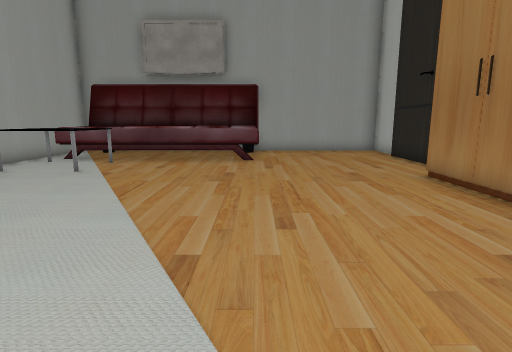
view 1 (above)

15 first-person views from a walk through a scene from a Unity 3-D project. The camera is 1.4 m above the floor, tilts 10° down and sees 80° across. The floor is counted in squares, 1 m on a side. Each view is taken from the middle of a square. On the plan, view 1 faces up. The plan holds only what a view shows up to about 14 squares ahead; the rest is blank. The place goes on beyond the plan. The player is left out. Some surface patterns are stand-ins.

view 2
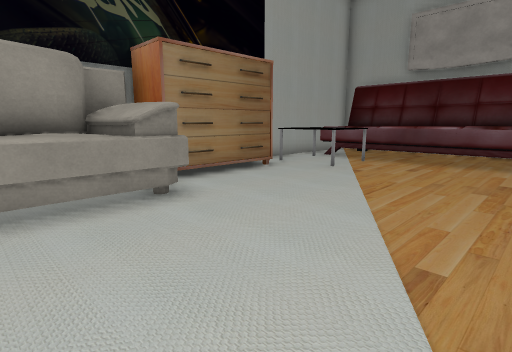

view 3
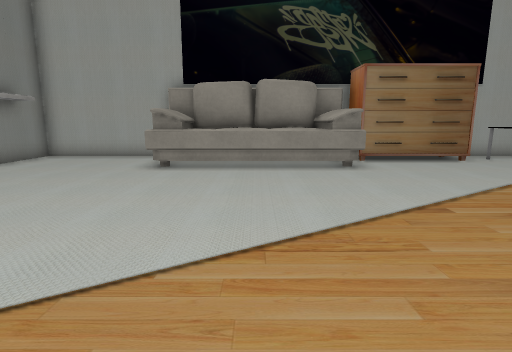

view 4
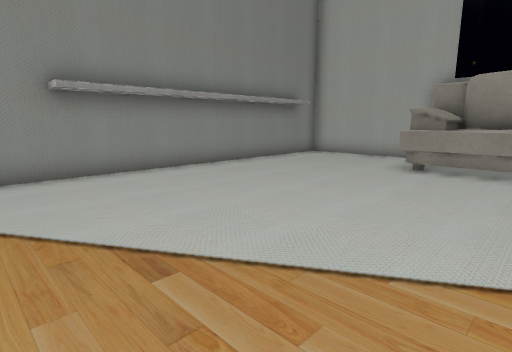

view 5
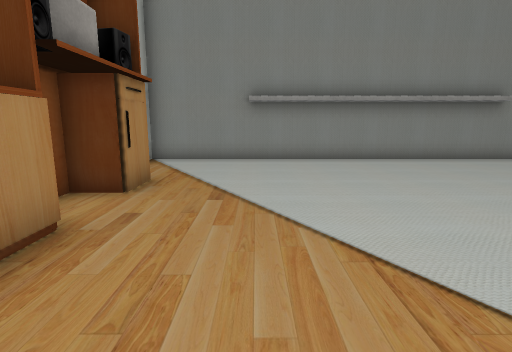

view 6
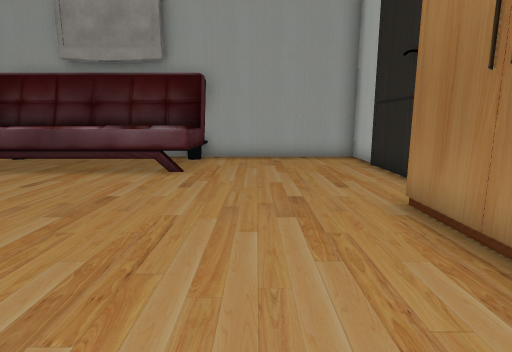

view 7
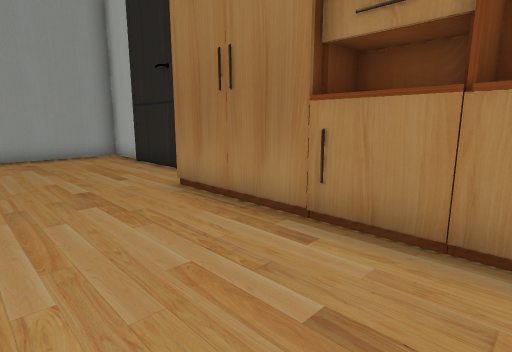

view 8
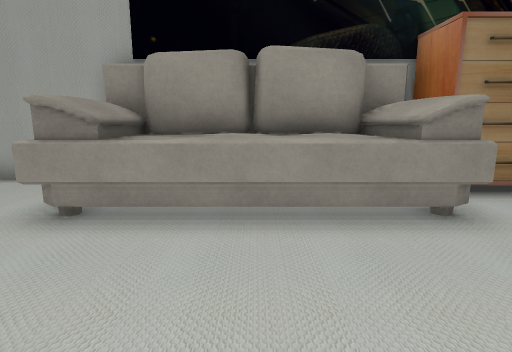

view 9
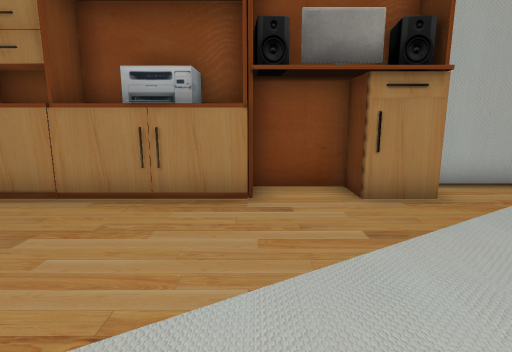

view 10
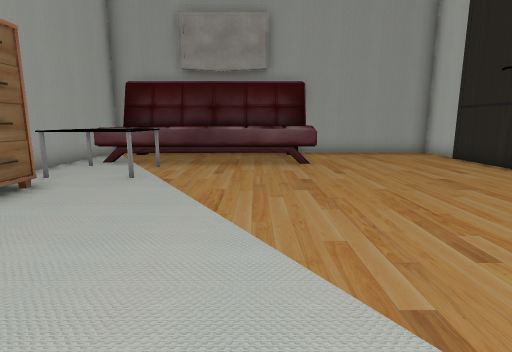

view 11
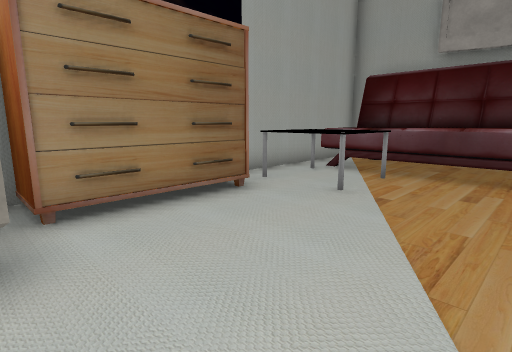

view 12
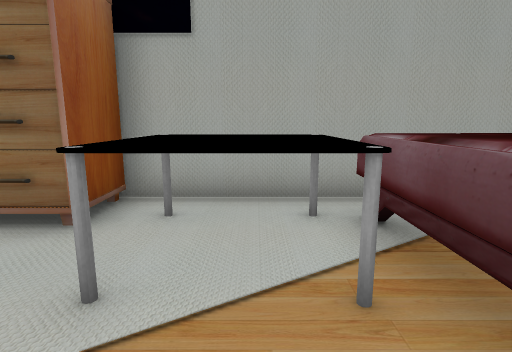

view 13
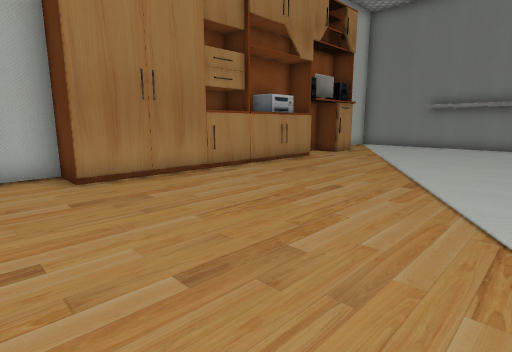

view 14
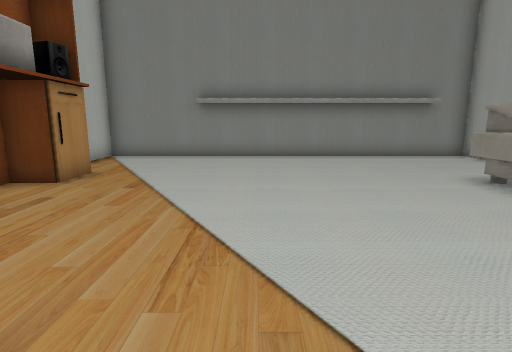

view 15
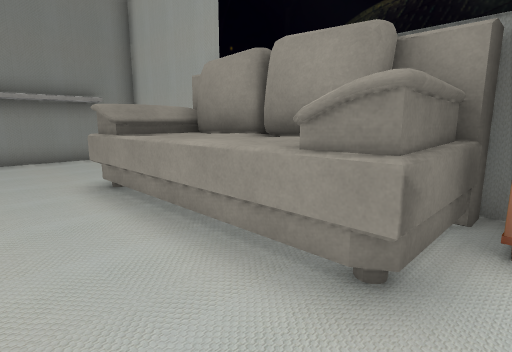

### Floor plan
Points are (right, up) in squares from view 1. A wall is a line through its corners. A room is listed if a view was taken in it or the views show most of it. See-through windows are left out.
Room 1 (views 1, 2, 3, 4, 5, 6, 7, 8, 9, 10, 11, 12, 13, 14, 15)
walls: (-8.5, 3.8) (-8.5, 3.2); (5.8, 8) (5.8, 9.4); (5.4, -3) (5.8, -3) (5.8, -0.9); (5.8, 10.1) (5.8, 13.1); (-8.5, -4.1) (-8.5, -8.5) (5.8, -8.5) (5.8, -5.1); (5.8, 13.2) (5.8, 15.3) (0.5, 15.3); (-8.5, 15.4) (-8.5, 7.5)
objects: other object (-8, -3) to (-5, 3); other object (-8, 4) to (-7, 8); other object (-8, 12) to (0, 15); table (-7, 9) to (-5, 9); table (-7, 11) to (-5, 11); other object (5, -4) to (5, -3); other object (5, -1); other object (5, 0) to (5, 2); other object (5, 3) to (5, 4); other object (5, 5) to (5, 7)

Positions as (right, up) in squares from view 1, and headings:
1: (0, 0), facing up
2: (0, 0), facing up-left
3: (4, 0), facing left
4: (4, 0), facing down-left
5: (2, 3), facing down
6: (2, 3), facing up
7: (1, 2), facing up-right
8: (-1, 0), facing left
9: (-1, -1), facing right
10: (-2, 1), facing up
11: (-2, 3), facing up-left
12: (-3, 10), facing left
13: (-3, 10), facing down-right
14: (0, 4), facing down
15: (-3, 4), facing down-left
